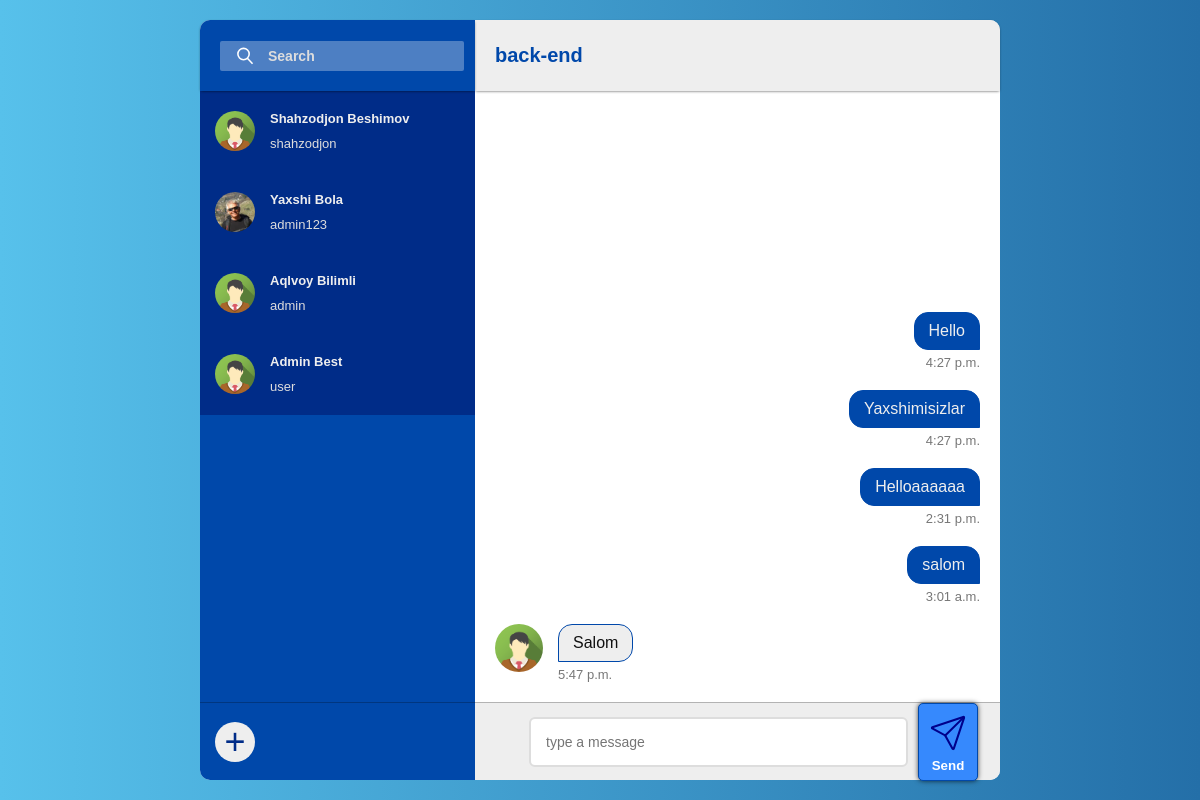
Screenshot of /chat/room_view/room/back-end/ (signed in) with the database file from the repository.
### chat/models.py (models this page shows, shortened)
class Human(models.Model):
    user = models.OneToOneField(User, on_delete=models.CASCADE, primary_key=True)
    avatar = models.ImageField(upload_to='avatar/', default='avatar/img_avatar2.png')
    def __str__(self):
        return self.user.username

class Room(models.Model):
    name = models.CharField(max_length=200)
    img = models.ImageField(upload_to='room_images/',default='room_images/img_coffee.jpg' )
    humen = models.ManyToManyField(Human)
    def __str__(self):
        return self.name

class Message(models.Model):
    content = models.TextField()
    human = models.ForeignKey(Human,on_delete=models.CASCADE)
    room = models.ForeignKey(Room,on_delete=models.CASCADE)
    created = models.DateTimeField(auto_now_add=True)

### chat/views.py (the view)
# urls.py: path('room_view/room/<str:room_name>/',room,name='room'),
def room(request,room_name):
    context={}
    room_name = Room.objects.filter(name=room_name)[0]
    context['room_name'] = room_name
    print(room_name)
    message = Message.objects.filter(room=room_name).order_by('-created')
    context['message'] = message
    human = Human.objects.filter(user=request.user)[0]
    context['human_name'] = human.user.username
    if request.method=='POST':
        content = request.POST.get('message')
        if (content) != '' and len(content)!=0:
            new_message = Message(content=content,human=human,room=room_name)
            new_message.save()
        content = ''
    return render(request,'chat/room_chat.html',context)

### templates/chat/room_chat.html (shortened to what this page needs)
<!DOCTYPE html>
<html lang="en">
    {% load static %}
<head>
   <link rel="stylesheet" href="{% static 'css/main.css' %}">
</head>
<body>
     <div id="chat_container">
          <div id="search-container">
               <input type="text" name="search" id="" placeholder="Search">
          </div>
          <div id="conversation-list">
            {% for human in room_name.humen.all %}
            <div class="conversation active">
                <img src="{{human.avatar.url}}" alt="">
                <div class="title-text">
                    {{ human.user.first_name }}
                    {{ human.user.last_name }}
                </div>
                <div class="conversation-message">
                    {{ human.user.username }}
                </div>
           </div>
           {% endfor %}
          </div>
          <div id="new-message-container">
               <a href="{% url 'create_room' %}"> + </a>
          </div>
          <div id="chat-title">
               <span>{{ room_name }}</span>
          </div>
          <div id="chat-message-list">
            {% for mess in message %}
{% if mess.human.user.username == human_name %}
   <div class="message-row you-message">
    <div class="message-content">
         <div class="message-text">{{mess.content}}</div>
         <div class="message-time">{{mess.created.time}}</div>
    </div>
</div>
{% else %}
<div class="message-row other-message">
    <div class="message-content">
     <img src="{{mess.human.avatar.url}}" alt="{{mess.human}}">
     <div class="message-text">{{mess.content}}</div>
     <div class="message-time">{{mess.created.time}}</div>
    </div>
</div>
{% endif %}
 {% endfor %}
          </div>
          <form id="chat-form" action="" method="POST">{% csrf_token %}
            <input type="text" name="message"  placeholder="type a message">
            <button type="submit"><img src="../../media/icons/send.svg" alt="">Send</button>
        </form>
     </div>
</body>
</html>

### static/css/main.css (style rules this page uses)
* { margin: 0; padding: 0; box-sizing: border-box; }
html,body { height: 100%; }
html { font-family: Arial, Helvetica, sans-serif; background: linear-gradient(to right, #57c1eb 0%, #246fa8 100%); font-size: 10px; }
body { display: grid; place-items: center; }
#chat_container { display: grid; grid: 'search-container chat-title' 71px 'conversation-list chat-message-list' 1fr 'new-message-container chat-form' 78px / 275px 1fr; min-width: 800px; max-width: 1000px; max-height: 800px; height: 95vh; background: #fff; border-radius: 10px; }
#search-container, #conversation-list, #new-message-container { background: #0048AA; }
#search-container { display: grid; align-items: center; padding: 0 20px; grid-area: search-container; border-radius: 10px 0 0 0; box-shadow: 0 1px 3px -1px rgba(0,0,0,0.75); z-index: 1; }
#search-container input { color: #eee; outline: none; font-weight: bold; border-radius: 2px; height: 30px; border: 0; padding-left: 48px; font-size: 1.4rem; background: url(../../media/icons/search.svg) no-repeat rgba(255,255,255,0.3); background-position: 15px center; background-size: 20px 20px; }
#search-container input::placeholder { color: #ddd; font-weight: bold; }
#conversation-list { grid-area: conversation-list; overflow-y: scroll; }
.conversation { display: grid; grid-template-columns: 40px 1fr max-content; grid-gap: 10px; color: #ddd; font-size: 1.3rem; border-bottom: 1px solid#002c88; padding: 20px 20px 20px 15px; }
.conversation.active, .conversation:hover { background: #002c88; }
.conversation > img { grid-row: span 2; height: 40px; width: 40px; border-radius: 100%; }
.title-text { font-weight: bold; color: #eee; padding-left: 5px; white-space: nowrap; overflow-x: hidden; text-overflow: ellipsis; }
.conversation-message { grid-column: span 2; padding-left: 5px; white-space: nowrap; overflow-x: hidden; text-overflow: ellipsis; }
#new-message-container { display: grid; grid: 40px / 40px; align-content: center; grid-area: new-message-container; border-top: 1px solid rgba(0,0,0,0.25); border-radius: 0 0 0 10px; padding: 0 15px; }
#new-message-container a { display: flex; justify-content: center; align-items: center; background: #eee; border-radius: 100%; color: #002c88; text-decoration: none; font-size: 3.6rem; }
#chat-title, #chat-form { background: #eee; }
#chat-title { display: grid; grid: 36px / 1fr 36px; align-content: center; align-items: center; grid-area: chat-title; color: #0048AA; font-weight: bold; font-size: 2rem; border-radius: 0 10px 0 0; box-shadow: 0 1px 3px -1px rgba(0,0,0,0.75); padding: 0 20px; }
#chat-message-list { grid-area: chat-message-list; display: flex; flex-direction: column-reverse; padding: 0 20px; overflow-y: scroll; }
.message-content { display: grid; }
.you-message { justify-content: end; justify-items: end; }
.you-message .message-content { justify-items: end; }
.other-message { justify-content: start; justify-items: start; }
.other-message .message-content { grid-template-columns: 48px 1fr; grid-column-gap: 15px; }
.message-row { margin-bottom: 20px; display: grid; grid-template-columns: 70%; }
.message-row img { height: 48px; border-radius: 100%; grid-row: span 2; }
.message-text { padding: 9px 14px; font-size: 1.6rem; margin-bottom: 5px; }
.message-time { font-size: 1.3rem; color: #777; }
.you-message .message-text { background: #0048AA; color: #eee; border: 1px solid #0048AA; border-radius: 14px 14px 0 14px; }
.other-message .message-text { background: #eee; color: #111; border: 1px solid #0048AA; border-radius: 14px 14px 14px 0; }
#chat-form { display: grid; grid: 0px / 2px 1fr 60px; align-content: center; align-items: center; grid-gap: 10px; grid-area: chat-form; border-radius: 0 0 10px 0; border-top: 1px solid rgba(0,0,0,0.25); padding-left: 42px; padding-right: 22px; }
#chat-form input { outline: none; padding: 15px; border: 2px solid #ddd; color: #330; border-radius: 6px; font-size: 1.4rem; }
#chat-form button { background: #3689fd; outline: none; border: 1px solid #0048AA; cursor: pointer; border-radius: 5px; color: #fff; font-weight: bold; padding: 7px; box-shadow: 0 0 5px rgba(0,0,0,0.7); }

### rows the page displays
Human: avatar (picture), user.first_name "Shahzodjon", user.last_name "Beshimov", user.username "shahzodjon"
Human: avatar (picture), user.first_name "Yaxshi", user.last_name "Bola", user.username "admin123"
Human: avatar (picture), user.first_name "Aqlvoy", user.last_name "Bilimli", user.username "admin"
Human: avatar (picture), user.first_name "Admin", user.last_name "Best", user.username "user"
Room: name "back-end"
Message: human.avatar (picture), content "Salom", created.time "5:47 p.m."
Message: content "salom", created.time "3:01 a.m."
Message: content "Helloaaaaaa", created.time "2:31 p.m."
Message: content "Yaxshimisizlar", created.time "4:27 p.m."
Message: content "Hello", created.time "4:27 p.m."
